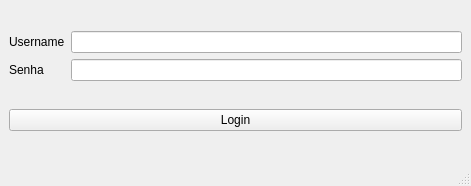
<?xml version="1.0" encoding="UTF-8"?>
<ui version="4.0">
 <class>JanelaLogin</class>
 <widget class="QMainWindow" name="JanelaLogin">
  <property name="geometry">
   <rect>
    <x>0</x>
    <y>0</y>
    <width>471</width>
    <height>186</height>
   </rect>
  </property>
  <property name="windowTitle">
   <string>JanelaLogin</string>
  </property>
  <widget class="QWidget" name="centralwidget">
   <layout class="QHBoxLayout" name="horizontalLayout_2">
    <item>
     <layout class="QVBoxLayout" name="verticalLayout_3">
      <item>
       <layout class="QHBoxLayout" name="horizontalLayout">
        <item>
         <layout class="QVBoxLayout" name="verticalLayout">
          <item>
           <widget class="QLabel" name="labelUsername">
            <property name="text">
             <string>Username</string>
            </property>
           </widget>
          </item>
          <item>
           <widget class="QLabel" name="labelSenha">
            <property name="text">
             <string>Senha</string>
            </property>
           </widget>
          </item>
         </layout>
        </item>
        <item>
         <layout class="QVBoxLayout" name="verticalLayout_2">
          <item>
           <widget class="QLineEdit" name="usernameText"/>
          </item>
          <item>
           <widget class="QLineEdit" name="senhaText">
            <property name="echoMode">
             <enum>QLineEdit::EchoMode::Password</enum>
            </property>
           </widget>
          </item>
         </layout>
        </item>
       </layout>
      </item>
      <item>
       <widget class="QPushButton" name="loginButton">
        <property name="text">
         <string>Login</string>
        </property>
       </widget>
      </item>
     </layout>
    </item>
   </layout>
  </widget>
  <widget class="QMenuBar" name="menubar">
   <property name="geometry">
    <rect>
     <x>0</x>
     <y>0</y>
     <width>471</width>
     <height>21</height>
    </rect>
   </property>
  </widget>
  <widget class="QStatusBar" name="statusbar"/>
 </widget>
 <resources/>
 <connections/>
</ui>
